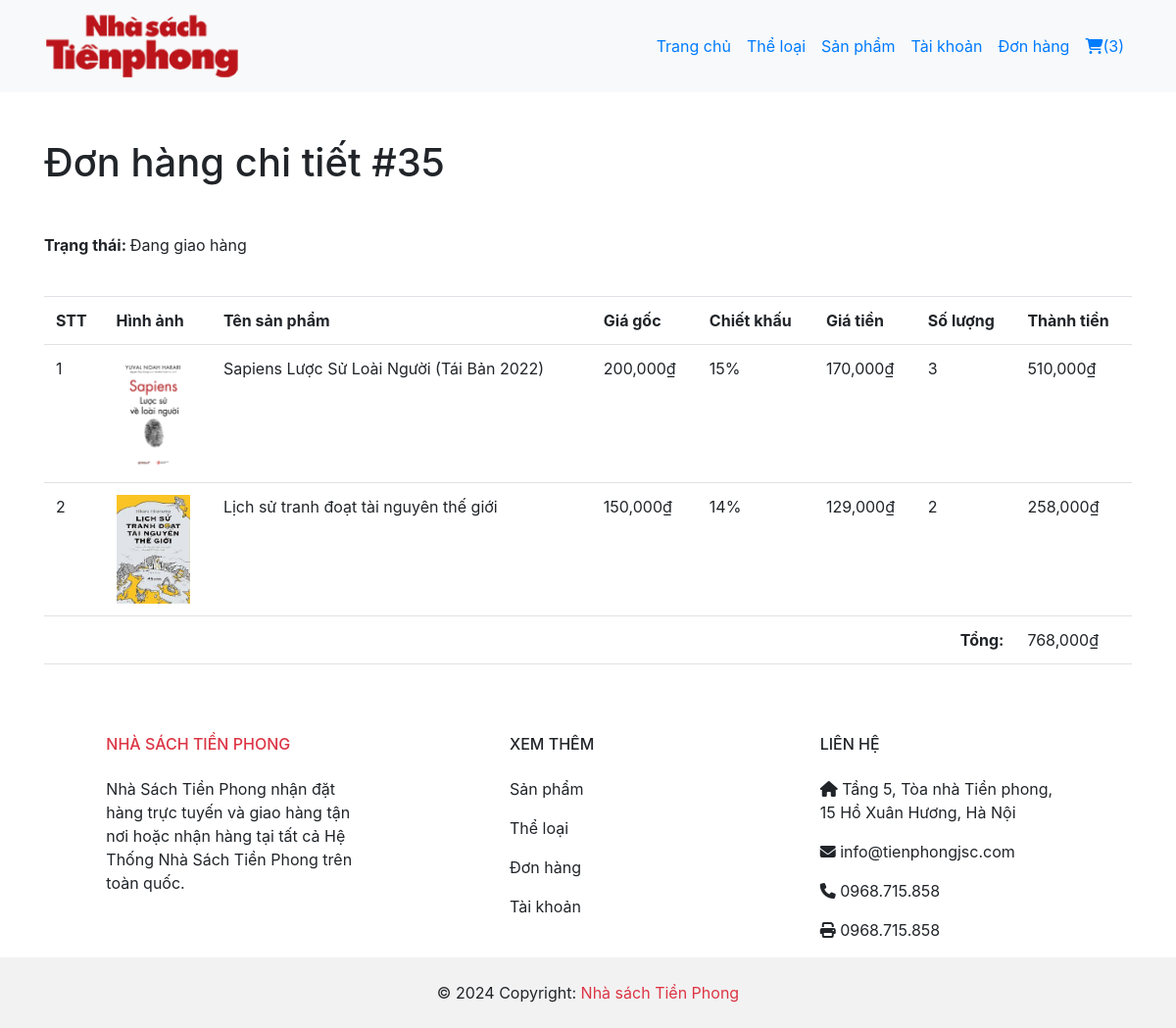
The page /order-detail.php?id_don_hang=35 (signed in) on the database its author committed.
### tables this page shows
CREATE TABLE `don_hang` (
  `id` int(10) UNSIGNED NOT NULL,
  `id_khach_hang` int(10) UNSIGNED NOT NULL,
  `ho_ten` varchar(150) NOT NULL,
  `dien_thoai` varchar(20) NOT NULL,
  `email` varchar(150) NOT NULL,
  `dia_chi` varchar(255) NOT NULL,
  `ghi_chu` text NOT NULL,
  `ngay_dat_hang` datetime NOT NULL,
  `thanh_tien` int(10) NOT NULL,
  `trang_thai` varchar(50) NOT NULL
);

CREATE TABLE `don_hang_chi_tiet` (
  `id` int(10) UNSIGNED NOT NULL,
  `id_don_hang` int(10) UNSIGNED DEFAULT NULL,
  `id_khach_hang` int(10) UNSIGNED NOT NULL,
  `id_san_pham` int(10) UNSIGNED NOT NULL,
  `gia_tien` int(10) NOT NULL,
  `so_luong` int(10) NOT NULL,
  `thanh_tien` int(10) NOT NULL
);

CREATE TABLE `san_pham` (
  `id` int(10) UNSIGNED NOT NULL,
  `ten_san_pham` varchar(100) NOT NULL,
  `mo_ta` text NOT NULL,
  `gia_tien` int(10) UNSIGNED NOT NULL,
  `giam_gia` int(10) UNSIGNED NOT NULL,
  `anh_nen` varchar(255) NOT NULL,
  `tac_gia` varchar(50) NOT NULL,
  `so_luong` int(10) UNSIGNED NOT NULL,
  `nam_xuat_ban` varchar(50) NOT NULL,
  `noi_bat` varchar(10) NOT NULL,
  `trang_thai` varchar(10) NOT NULL,
  `id_nha_xuat_ban` int(10) UNSIGNED NOT NULL,
  `id_the_loai` int(10) UNSIGNED NOT NULL
);

### order-detail.php (the view, shortened to what this page needs)
<?php
include('partials-front/menu.php');
?>
<div class="container">
    <h1 class="mt-5">Đơn hàng chi tiết #<?= $_GET['id_don_hang'] ?></h1>
    <?php
    $id_don_hang = $_GET['id_don_hang'];
    $sql = "SELECT * FROM don_hang WHERE id = $id_don_hang";
    $res = mysqli_query($conn, $sql);
    $row = mysqli_fetch_assoc($res);
    ?>
    <p class="mt-5"><b>Trạng thái: </b><?= $row['trang_thai'] ?></p>
    <br>
    <form action="" method="POST">
        <table class="table">
            <tr>
                <th>STT</th>
                <th>Hình ảnh</th>
                <th>Tên sản phẩm</th>
                <th>Giá gốc</th>
                <th>Chiết khấu</th>
                <th>Giá tiền</th>
                <th>Số lượng</th>
                <th>Thành tiền</th>
            </tr>
            <?php
            if (isset($_GET['id_don_hang'])) {
                $id_don_hang = $_GET['id_don_hang'];
            } else {
                echo "<script>location.href = '" . SITEURL . "';</script>";
            }
            $stt = 1;
            $ten_tai_khoan = $_SESSION['customer-user'];
            $sql2 = "SELECT * FROM nguoi_dung WHERE ten_tai_khoan='$ten_tai_khoan'";
            $res2 = mysqli_query($conn, $sql2);
            $row2 = mysqli_fetch_assoc($res2);
            $id_khach_hang = $row2['id'];
            $sql = "SELECT don_hang_chi_tiet.id AS id_dhct, san_pham.anh_nen AS hinh_anh, san_pham.ten_san_pham, san_pham.gia_tien as gia_goc, san_pham.giam_gia as chiet_khau, don_hang_chi_tiet.gia_tien, don_hang_chi_tiet.so_luong, don_hang_chi_tiet.thanh_tien
        FROM don_hang_chi_tiet
        INNER JOIN san_pham ON san_pham.id = don_hang_chi_tiet.id_san_pham
        WHERE id_khach_hang=$id_khach_hang and id_don_hang=$id_don_hang";
            $res = mysqli_query($conn, $sql);
            if ($res == TRUE) {
                $count = mysqli_num_rows($res);
                $tong_tien = 0;
                if ($count > 0) {
                    while ($rows = mysqli_fetch_assoc($res)) {
                        $hinh_anh = $rows['hinh_anh'];
                        $ten_san_pham = $rows['ten_san_pham'];
                        $gia_goc = $rows['gia_goc'];
                        $chiet_khau = $rows['chiet_khau'];
                        $gia_tien = $rows['gia_tien'];
                        $so_luong = $rows['so_luong'];
                        $thanh_tien = $rows['thanh_tien'];
                        $tong_tien += $rows['thanh_tien'];
            ?>
                        <tr>
                            <td><?php echo $stt++; ?></td>
                            <td><img src="<?php echo SITEURL ?>images/product/<?php echo $hinh_anh ?>" width="75" /></td>
                            <td><?php echo $ten_san_pham; ?></td>
                            <td><?php echo number_format($gia_goc); ?>₫</td>
                            <td><?php echo $chiet_khau; ?>%</td>
                            <td><?php echo number_format($gia_tien); ?>₫</td>
                            <td><?php echo $so_luong; ?></td>
                            <td><?php echo number_format($thanh_tien); ?>₫</td>
                        </tr>
            <?php
                    }
                } else {
                }
            }
            ?>
            <tr>
                <td class="text-right" colspan="7"><b>Tổng:</b></td>
                <td><?php echo number_format($tong_tien); ?>₫</td>
            </tr>
            <tr>
                <td class="text-right" colspan="8">
                </td>
            </tr>
        </table>
    </form>
</div>
<?php include('partials-front/footer.php') ?>

### rows shown on the page
don_hang: trang_thai "Đang giao hàng"
don_hang_chi_tiet: id_san_pham.anh_nen (picture), id_san_pham.ten_san_pham "Sapiens Lược Sử Loài Người (Tái Bản 2022)", id_san_pham.gia_tien "200,000", id_san_pham.giam_gia "15", gia_tien "170,000", so_luong "3", thanh_tien "510,000"
don_hang_chi_tiet: id_san_pham.anh_nen (picture), id_san_pham.ten_san_pham "Lịch sử tranh đoạt tài nguyên thế giới", id_san_pham.gia_tien "150,000", id_san_pham.giam_gia "14", gia_tien "129,000", so_luong "2", thanh_tien "258,000"

### other values the page prints
$count "3"
$_GET['id_don_hang'] "35"
$tong_tien "768,000"
